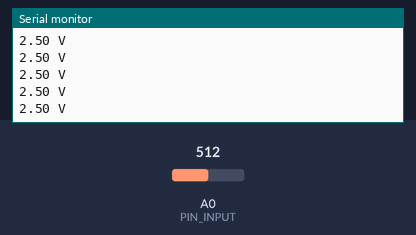
A sketch run on a simulated Arduino Uno, built with avr-gcc and run on an emulated ATmega328P. Shown: the last lines printed to the serial monitor. Inputs (shaded band) come from the test bench; at power-on: A0 (PIN_INPUT) = 512.

Above: at 1.2 s.
1.3 s: A0 (PIN_INPUT) set to 716
At 1.56 s:
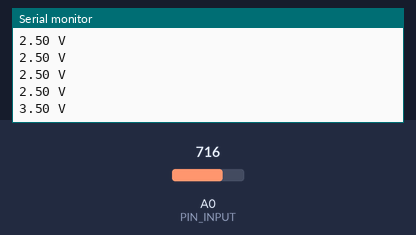
2.8 s: A0 (PIN_INPUT) set to 900
At 2.96 s:
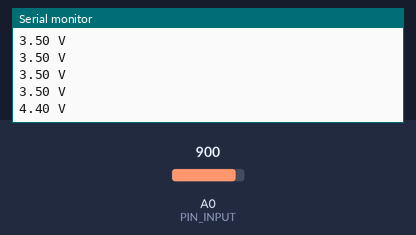
Timing chart, 0 to 5.8 s (numbered marks = the images above; inputs shaded):
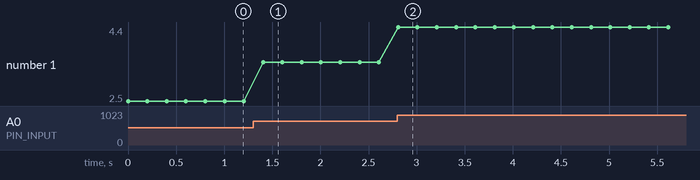

Measured:
- after the input at 1.3 s, the serial monitor: prints a new line after 0.10 s (image 1)
- after the input at 2.8 s, the serial monitor: prints a new line at once (image 2)
- plotted number 1: 2.5 → 3.5 after the input at 1.3 s, 3.5 → 4.4 after the input at 2.8 s

The sketch:

5-1_MeasurePotentiometer.ino
```cpp
// (licence header left out)
#define PIN_INPUT A0

void setup() {
  Serial.begin(9600);
}

void loop() {
  int measured = analogRead(PIN_INPUT);
  double voltage = measured / 1023.0 * 5.0;
  Serial.print(voltage);
  Serial.println(" V");
  delay(200);
}
```
